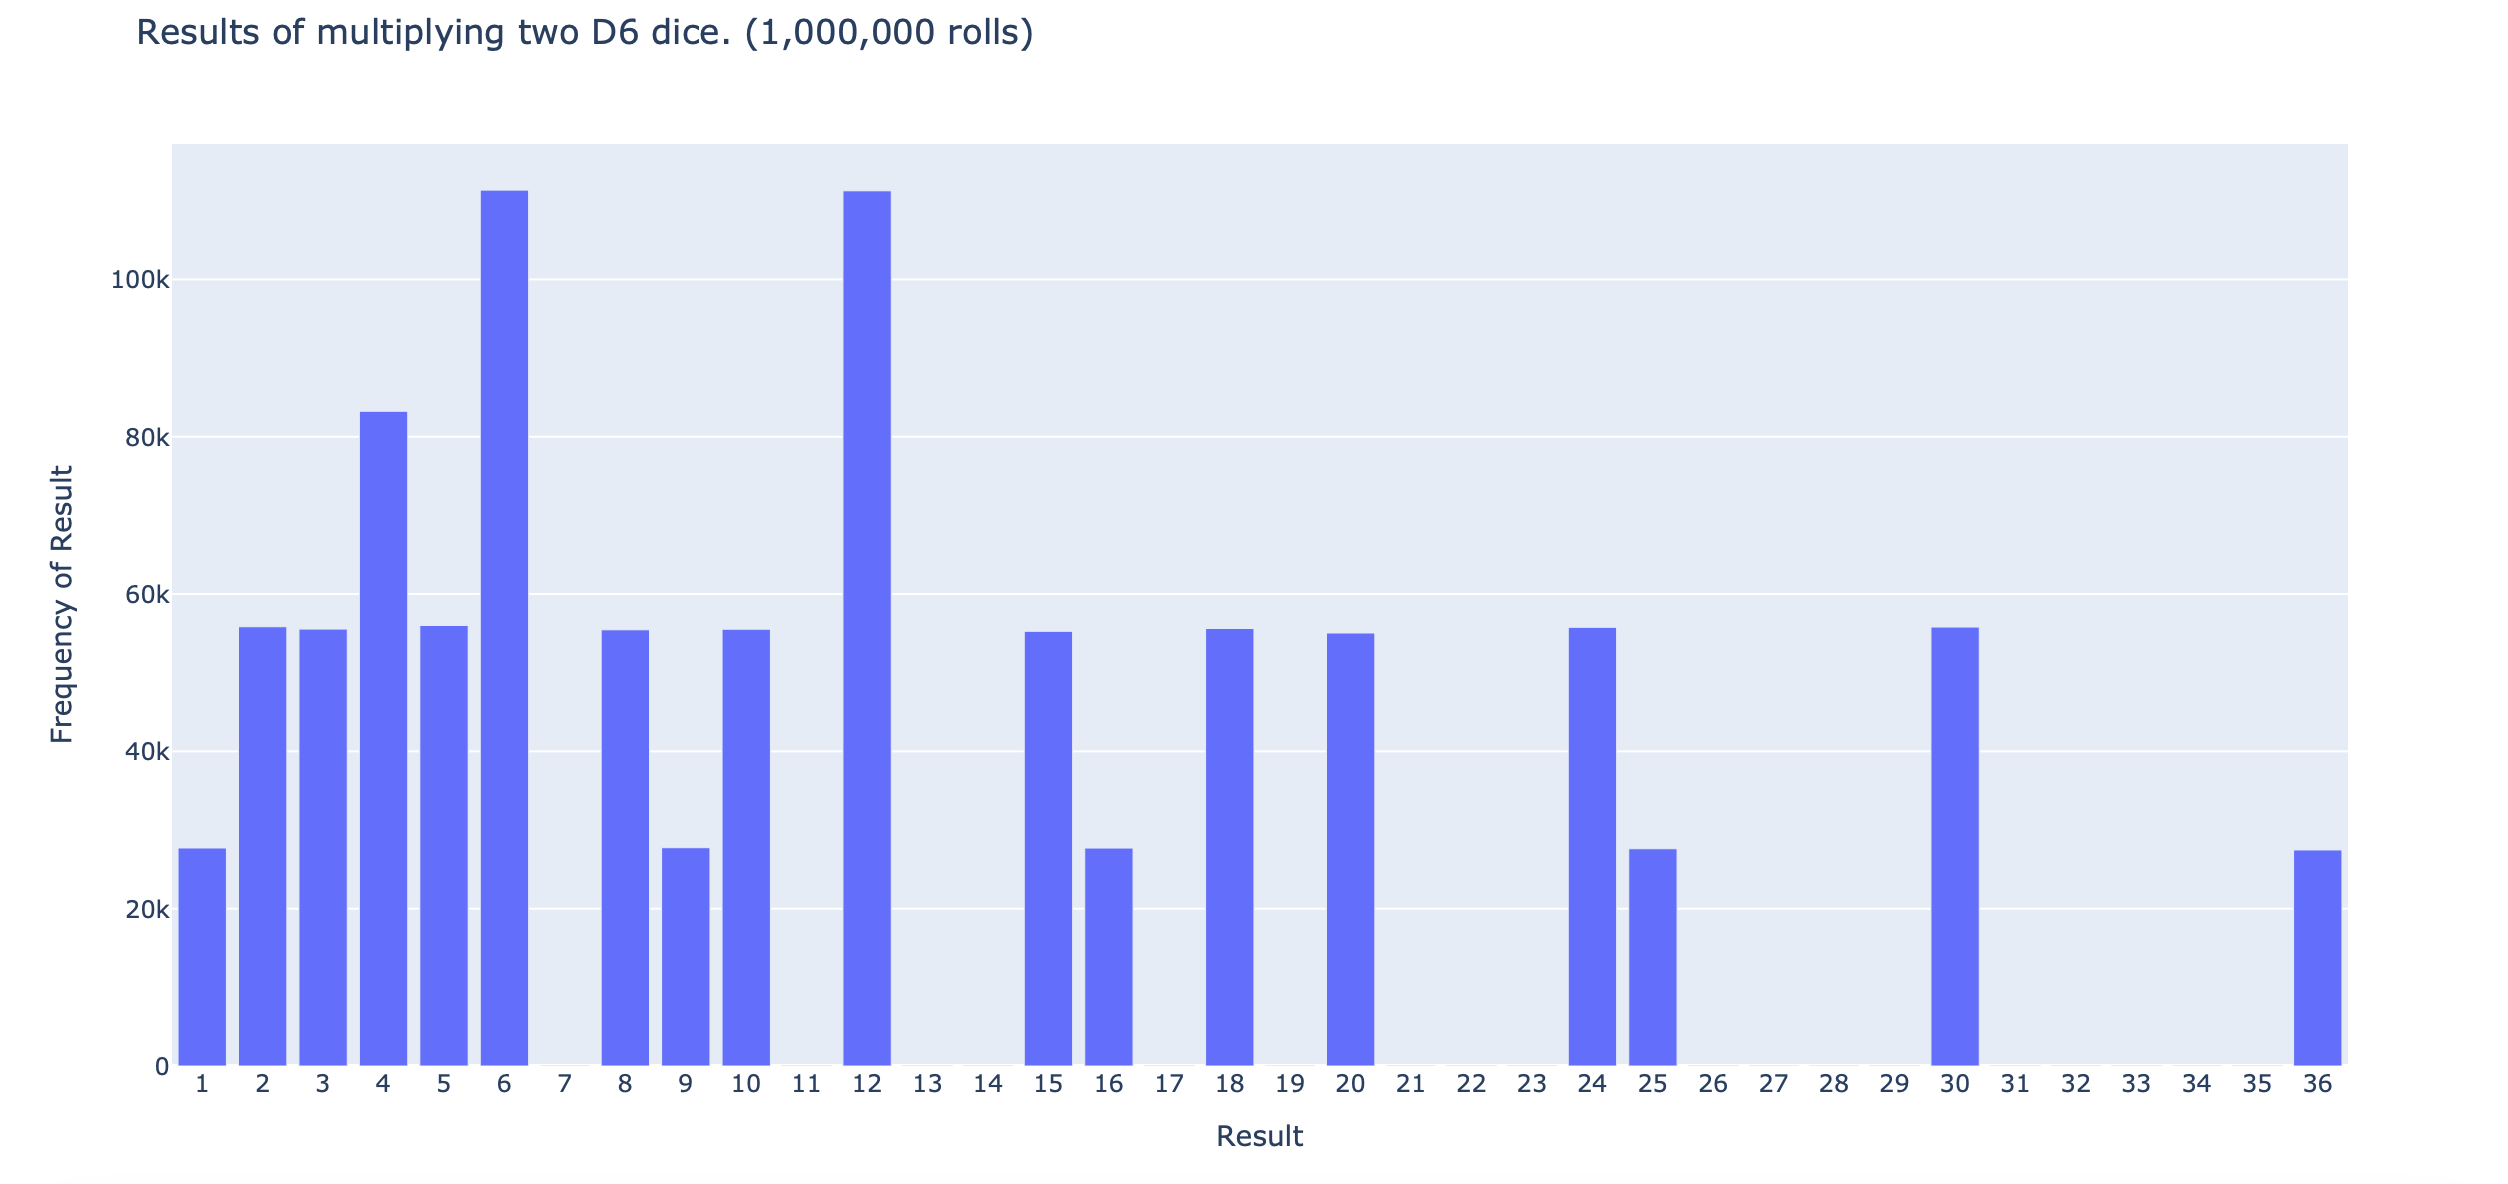

Write Python code to recreate this figure.
from plotly.graph_objs import Bar, Layout
from plotly import offline

from die import Die

die_1 = Die()
die_2 = Die()

# Initiate some rolls
results = []
for roll_num in range(1_000_000):
    result = die_1.roll() * die_2.roll()
    results.append(result)
    
# Results:
frequencies = []
max_result = die_1.num_sides * die_2.num_sides
for value in range(1, max_result+1):
    frequency = results.count(value)
    frequencies.append(frequency)
    
# Visualize the results.
x_values = list(range(1, max_result+1))
data = [Bar(x=x_values, y=frequencies)]

x_axis_config = {'title': 'Result', 'dtick': 1}
y_axis_config = {'title': 'Frequency of Result'}
my_layout = Layout(
        title='Results of multiplying two D6 dice. (1,000,000 rolls)',
        xaxis=x_axis_config, yaxis=y_axis_config)
offline.plot({'data': data, 'layout': my_layout}, filename='d6*d6.html')
